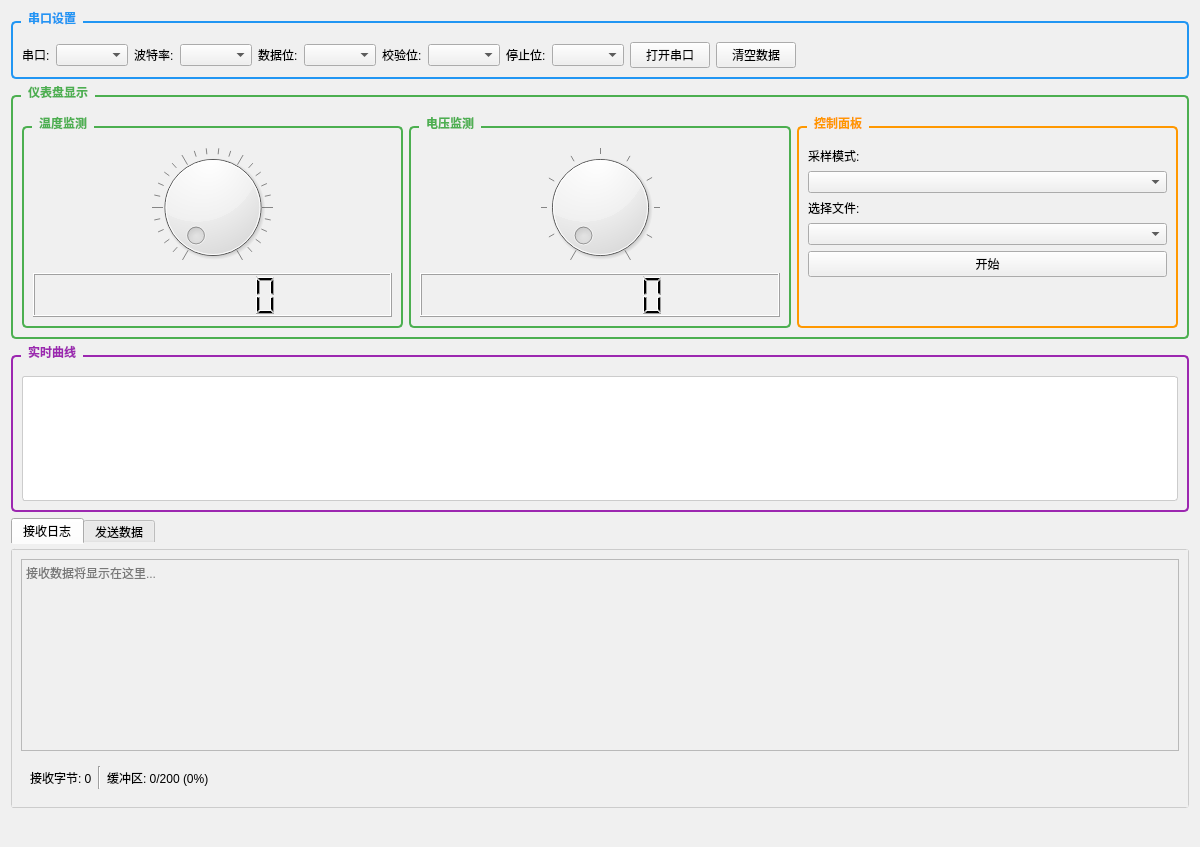
<?xml version="1.0" encoding="UTF-8"?>
<ui version="4.0">
 <class>frmComTool</class>
 <widget class="QWidget" name="frmComTool">
  <property name="geometry">
   <rect>
    <x>0</x>
    <y>0</y>
    <width>1200</width>
    <height>847</height>
   </rect>
  </property>
  <property name="windowTitle">
   <string>工业监控系统 - 温度 &amp; 电压实时监测</string>
  </property>
  <property name="styleSheet">
   <string notr="true">background-color: #f0f0f0;</string>
  </property>
  <layout class="QVBoxLayout" name="verticalLayout">
   <item>
    <widget class="QGroupBox" name="groupBoxSerial">
     <property name="styleSheet">
      <string notr="true">QGroupBox {
    font-weight: bold;
    border: 2px solid #2196F3;
    border-radius: 5px;
    margin-top: 10px;
    padding-top: 10px;
}
QGroupBox::title {
    subcontrol-origin: margin;
    left: 10px;
    padding: 0 5px 0 5px;
    color: #2196F3;
}</string>
     </property>
     <property name="title">
      <string>串口设置</string>
     </property>
     <layout class="QHBoxLayout" name="horizontalLayoutSerial">
      <item>
       <widget class="QLabel" name="labelPort">
        <property name="text">
         <string>串口:</string>
        </property>
       </widget>
      </item>
      <item>
       <widget class="QComboBox" name="comboBoxPort"/>
      </item>
      <item>
       <widget class="QLabel" name="labelBaud">
        <property name="text">
         <string>波特率:</string>
        </property>
       </widget>
      </item>
      <item>
       <widget class="QComboBox" name="comboBoxBaud"/>
      </item>
      <item>
       <widget class="QLabel" name="labelDataBits">
        <property name="text">
         <string>数据位:</string>
        </property>
       </widget>
      </item>
      <item>
       <widget class="QComboBox" name="comboBoxDataBits"/>
      </item>
      <item>
       <widget class="QLabel" name="labelParity">
        <property name="text">
         <string>校验位:</string>
        </property>
       </widget>
      </item>
      <item>
       <widget class="QComboBox" name="comboBoxParity"/>
      </item>
      <item>
       <widget class="QLabel" name="labelStopBits">
        <property name="text">
         <string>停止位:</string>
        </property>
       </widget>
      </item>
      <item>
       <widget class="QComboBox" name="comboBoxStopBits"/>
      </item>
      <item>
       <widget class="QPushButton" name="pushButtonOpen">
        <property name="text">
         <string>打开串口</string>
        </property>
       </widget>
      </item>
      <item>
       <widget class="QPushButton" name="pushButtonClear">
        <property name="text">
         <string>清空数据</string>
        </property>
       </widget>
      </item>
      <item>
       <spacer name="horizontalSpacerSerial">
        <property name="orientation">
         <enum>Qt::Orientation::Horizontal</enum>
        </property>
        <property name="sizeHint" stdset="0">
         <size>
          <width>40</width>
          <height>20</height>
         </size>
        </property>
       </spacer>
      </item>
     </layout>
    </widget>
   </item>
   <item>
    <widget class="QGroupBox" name="groupBoxDashboard">
     <property name="styleSheet">
      <string notr="true">QGroupBox {
    font-weight: bold;
    border: 2px solid #4CAF50;
    border-radius: 5px;
    margin-top: 10px;
    padding-top: 10px;
}
QGroupBox::title {
    subcontrol-origin: margin;
    left: 10px;
    padding: 0 5px 0 5px;
    color: #4CAF50;
}</string>
     </property>
     <property name="title">
      <string>仪表盘显示</string>
     </property>
     <layout class="QHBoxLayout" name="horizontalLayoutDashboard">
      <item>
       <widget class="QGroupBox" name="groupBoxTemp">
        <property name="title">
         <string>温度监测</string>
        </property>
        <layout class="QVBoxLayout" name="verticalLayoutTemp">
         <item>
          <widget class="QDial" name="tempDial">
           <property name="minimumSize">
            <size>
             <width>120</width>
             <height>120</height>
            </size>
           </property>
           <property name="minimum">
            <number>0</number>
           </property>
           <property name="maximum">
            <number>100</number>
           </property>
           <property name="value">
            <number>0</number>
           </property>
           <property name="notchesVisible">
            <bool>true</bool>
           </property>
          </widget>
         </item>
         <item>
          <widget class="QLCDNumber" name="lcdTemp">
           <property name="sizePolicy">
            <sizepolicy hsizetype="Minimum" vsizetype="Expanding">
             <horstretch>0</horstretch>
             <verstretch>0</verstretch>
            </sizepolicy>
           </property>
           <property name="digitCount">
            <number>6</number>
           </property>
           <property name="segmentStyle">
            <enum>QLCDNumber::SegmentStyle::Filled</enum>
           </property>
          </widget>
         </item>
        </layout>
       </widget>
      </item>
      <item>
       <widget class="QGroupBox" name="groupBoxVoltage">
        <property name="title">
         <string>电压监测</string>
        </property>
        <layout class="QVBoxLayout" name="verticalLayoutVoltage">
         <item>
          <widget class="QDial" name="voltageDial">
           <property name="minimumSize">
            <size>
             <width>120</width>
             <height>120</height>
            </size>
           </property>
           <property name="minimum">
            <number>0</number>
           </property>
           <property name="maximum">
            <number>10</number>
           </property>
           <property name="value">
            <number>0</number>
           </property>
           <property name="notchesVisible">
            <bool>true</bool>
           </property>
          </widget>
         </item>
         <item>
          <widget class="QLCDNumber" name="lcdVoltage">
           <property name="sizePolicy">
            <sizepolicy hsizetype="Minimum" vsizetype="Expanding">
             <horstretch>0</horstretch>
             <verstretch>0</verstretch>
            </sizepolicy>
           </property>
           <property name="digitCount">
            <number>6</number>
           </property>
           <property name="segmentStyle">
            <enum>QLCDNumber::SegmentStyle::Filled</enum>
           </property>
          </widget>
         </item>
        </layout>
       </widget>
      </item>
      <item>
       <widget class="QGroupBox" name="groupBoxControl">
        <property name="styleSheet">
         <string notr="true">QGroupBox {
    font-weight: bold;
    border: 2px solid #FF9800;
    border-radius: 5px;
    margin-top: 10px;
    padding-top: 10px;
}
QGroupBox::title {
    subcontrol-origin: margin;
    left: 10px;
    padding: 0 5px 0 5px;
    color: #FF9800;
}</string>
        </property>
        <property name="title">
         <string>控制面板</string>
        </property>
        <layout class="QVBoxLayout" name="verticalLayoutControl">
         <item>
          <widget class="QLabel" name="labelSampleMode">
           <property name="text">
            <string>采样模式:</string>
           </property>
          </widget>
         </item>
         <item>
          <widget class="QComboBox" name="comboBoxSampleMode"/>
         </item>
         <item>
          <widget class="QLabel" name="labelSaveInterval">
           <property name="text">
            <string>选择文件:</string>
           </property>
          </widget>
         </item>
         <item>
          <widget class="QComboBox" name="comboBoxFiles"/>
         </item>
         <item>
          <widget class="QPushButton" name="pushButtonDraw">
           <property name="text">
            <string>开始</string>
           </property>
          </widget>
         </item>
         <item>
          <spacer name="verticalSpacerControl">
           <property name="orientation">
            <enum>Qt::Orientation::Vertical</enum>
           </property>
           <property name="sizeType">
            <enum>QSizePolicy::Policy::Expanding</enum>
           </property>
           <property name="sizeHint" stdset="0">
            <size>
             <width>20</width>
             <height>40</height>
            </size>
           </property>
          </spacer>
         </item>
        </layout>
       </widget>
      </item>
     </layout>
    </widget>
   </item>
   <item>
    <widget class="QGroupBox" name="groupBoxChart">
     <property name="sizePolicy">
      <sizepolicy hsizetype="Preferred" vsizetype="Expanding">
       <horstretch>0</horstretch>
       <verstretch>0</verstretch>
      </sizepolicy>
     </property>
     <property name="styleSheet">
      <string notr="true">QGroupBox {
    font-weight: bold;
    border: 2px solid #9C27B0;
    border-radius: 5px;
    margin-top: 10px;
    padding-top: 10px;
}
QGroupBox::title {
    subcontrol-origin: margin;
    left: 10px;
    padding: 0 5px 0 5px;
    color: #9C27B0;
}</string>
     </property>
     <property name="title">
      <string>实时曲线</string>
     </property>
     <layout class="QVBoxLayout" name="verticalLayoutChart">
      <item>
       <widget class="QCustomPlot" name="widgetChartContainer" native="true">
        <property name="styleSheet">
         <string notr="true">background-color: white; border: 1px solid #ccc; border-radius: 3px;</string>
        </property>
        <layout class="QGridLayout" name="gridLayoutChart"/>
       </widget>
      </item>
     </layout>
    </widget>
   </item>
   <item>
    <widget class="QTabWidget" name="tabWidgetLog">
     <property name="sizePolicy">
      <sizepolicy hsizetype="Expanding" vsizetype="Minimum">
       <horstretch>0</horstretch>
       <verstretch>0</verstretch>
      </sizepolicy>
     </property>
     <property name="styleSheet">
      <string notr="true">QTabWidget::pane {
    border: 1px solid #ccc;
    border-radius: 3px;
    margin-top: 5px;
}</string>
     </property>
     <property name="currentIndex">
      <number>0</number>
     </property>
     <widget class="QWidget" name="tabReceive">
      <attribute name="title">
       <string>接收日志</string>
      </attribute>
      <layout class="QVBoxLayout" name="verticalLayoutTabReceive">
       <item>
        <widget class="QTextEdit" name="textEditLog">
         <property name="sizePolicy">
          <sizepolicy hsizetype="Expanding" vsizetype="Minimum">
           <horstretch>0</horstretch>
           <verstretch>0</verstretch>
          </sizepolicy>
         </property>
         <property name="readOnly">
          <bool>true</bool>
         </property>
         <property name="placeholderText">
          <string>接收数据将显示在这里...</string>
         </property>
        </widget>
       </item>
       <item>
        <widget class="QWidget" name="widgetReceiveStats" native="true">
         <layout class="QHBoxLayout" name="horizontalLayoutReceiveStats">
          <item>
           <widget class="QLabel" name="labelRecvCount">
            <property name="text">
             <string>接收字节: 0</string>
            </property>
           </widget>
          </item>
          <item>
           <widget class="Line" name="line">
            <property name="orientation">
             <enum>Qt::Orientation::Vertical</enum>
            </property>
           </widget>
          </item>
          <item>
           <widget class="QLabel" name="labelBufferStatus">
            <property name="text">
             <string>缓冲区: 0/200 (0%)</string>
            </property>
           </widget>
          </item>
          <item>
           <spacer name="horizontalSpacerReceive">
            <property name="orientation">
             <enum>Qt::Orientation::Horizontal</enum>
            </property>
            <property name="sizeHint" stdset="0">
             <size>
              <width>40</width>
              <height>20</height>
             </size>
            </property>
           </spacer>
          </item>
         </layout>
        </widget>
       </item>
      </layout>
     </widget>
     <widget class="QWidget" name="tabSend">
      <attribute name="title">
       <string>发送数据</string>
      </attribute>
      <layout class="QVBoxLayout" name="verticalLayoutTabSend">
       <item>
        <widget class="QTextEdit" name="textEditSend">
         <property name="placeholderText">
          <string>输入要发送的数据...</string>
         </property>
        </widget>
       </item>
       <item>
        <widget class="QWidget" name="widgetSendControls" native="true">
         <layout class="QHBoxLayout" name="horizontalLayoutSendControls">
          <item>
           <widget class="QPushButton" name="pushButtonSend">
            <property name="text">
             <string>发送数据</string>
            </property>
           </widget>
          </item>
          <item>
           <widget class="QLabel" name="labelSendCount">
            <property name="text">
             <string>发送字节: 0</string>
            </property>
           </widget>
          </item>
          <item>
           <spacer name="horizontalSpacerSend">
            <property name="orientation">
             <enum>Qt::Orientation::Horizontal</enum>
            </property>
            <property name="sizeHint" stdset="0">
             <size>
              <width>40</width>
              <height>20</height>
             </size>
            </property>
           </spacer>
          </item>
         </layout>
        </widget>
       </item>
      </layout>
     </widget>
    </widget>
   </item>
   <item>
    <widget class="QStatusBar" name="statusBar"/>
   </item>
  </layout>
 </widget>
 <customwidgets>
  <customwidget>
   <class>QCustomPlot</class>
   <extends>QWidget</extends>
   <header>qcustomplot.h</header>
   <container>1</container>
  </customwidget>
 </customwidgets>
 <resources/>
 <connections/>
</ui>
